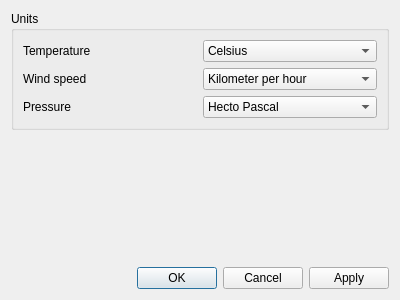
<?xml version="1.0" encoding="UTF-8"?>
<ui version="4.0">
 <class>WeatherConfigWidget</class>
 <widget class="QDialog" name="WeatherConfigWidget">
  <property name="geometry">
   <rect>
    <x>0</x>
    <y>0</y>
    <width>400</width>
    <height>300</height>
   </rect>
  </property>
  <property name="windowTitle">
   <string>Configure Weather Plugin</string>
  </property>
  <layout class="QVBoxLayout" name="verticalLayout_2">
   <item>
    <widget class="QGroupBox" name="m_unitsGroupBox">
     <property name="title">
      <string>Units</string>
     </property>
     <layout class="QVBoxLayout" name="verticalLayout">
      <item>
       <layout class="QHBoxLayout" name="horizontalLayout">
        <item>
         <widget class="QLabel" name="m_temperatureLabel">
          <property name="text">
           <string>Temperature</string>
          </property>
         </widget>
        </item>
        <item>
         <widget class="QComboBox" name="m_temperatureComboBox">
          <item>
           <property name="text">
            <string>Celsius</string>
           </property>
          </item>
          <item>
           <property name="text">
            <string>Fahrenheit</string>
           </property>
          </item>
         </widget>
        </item>
       </layout>
      </item>
      <item>
       <layout class="QHBoxLayout" name="horizontalLayout_2">
        <item>
         <widget class="QLabel" name="m_windSpeedLabel">
          <property name="text">
           <string>Wind speed</string>
          </property>
         </widget>
        </item>
        <item>
         <widget class="QComboBox" name="m_windSpeedComboBox">
          <item>
           <property name="text">
            <string>Kilometer per hour</string>
           </property>
          </item>
          <item>
           <property name="text">
            <string>Miles per hour</string>
           </property>
          </item>
          <item>
           <property name="text">
            <string>Meter per second</string>
           </property>
          </item>
          <item>
           <property name="text">
            <string>Knots</string>
           </property>
          </item>
          <item>
           <property name="text">
            <string>Beaufort</string>
           </property>
          </item>
         </widget>
        </item>
       </layout>
      </item>
      <item>
       <layout class="QHBoxLayout" name="horizontalLayout_3">
        <item>
         <widget class="QLabel" name="m_pressureLabel">
          <property name="text">
           <string>Pressure</string>
          </property>
         </widget>
        </item>
        <item>
         <widget class="QComboBox" name="m_pressureComboBox">
          <item>
           <property name="text">
            <string>Hecto Pascal</string>
           </property>
          </item>
          <item>
           <property name="text">
            <string>Kilo Pascal</string>
           </property>
          </item>
          <item>
           <property name="text">
            <string>Bar</string>
           </property>
          </item>
          <item>
           <property name="text">
            <string>Millimeter of Mercury</string>
           </property>
          </item>
          <item>
           <property name="text">
            <string>Inch of Mercury</string>
           </property>
          </item>
         </widget>
        </item>
       </layout>
      </item>
     </layout>
    </widget>
   </item>
   <item>
    <spacer name="verticalSpacer">
     <property name="orientation">
      <enum>Qt::Vertical</enum>
     </property>
     <property name="sizeHint" stdset="0">
      <size>
       <width>20</width>
       <height>118</height>
      </size>
     </property>
    </spacer>
   </item>
   <item>
    <widget class="QDialogButtonBox" name="m_buttonBox">
     <property name="orientation">
      <enum>Qt::Horizontal</enum>
     </property>
     <property name="standardButtons">
      <set>QDialogButtonBox::Apply|QDialogButtonBox::Cancel|QDialogButtonBox::Ok</set>
     </property>
    </widget>
   </item>
  </layout>
 </widget>
 <resources/>
 <connections>
  <connection>
   <sender>m_buttonBox</sender>
   <signal>accepted()</signal>
   <receiver>WeatherConfigWidget</receiver>
   <slot>accept()</slot>
   <hints>
    <hint type="sourcelabel">
     <x>248</x>
     <y>254</y>
    </hint>
    <hint type="destinationlabel">
     <x>157</x>
     <y>274</y>
    </hint>
   </hints>
  </connection>
  <connection>
   <sender>m_buttonBox</sender>
   <signal>rejected()</signal>
   <receiver>WeatherConfigWidget</receiver>
   <slot>reject()</slot>
   <hints>
    <hint type="sourcelabel">
     <x>316</x>
     <y>260</y>
    </hint>
    <hint type="destinationlabel">
     <x>286</x>
     <y>274</y>
    </hint>
   </hints>
  </connection>
 </connections>
</ui>
